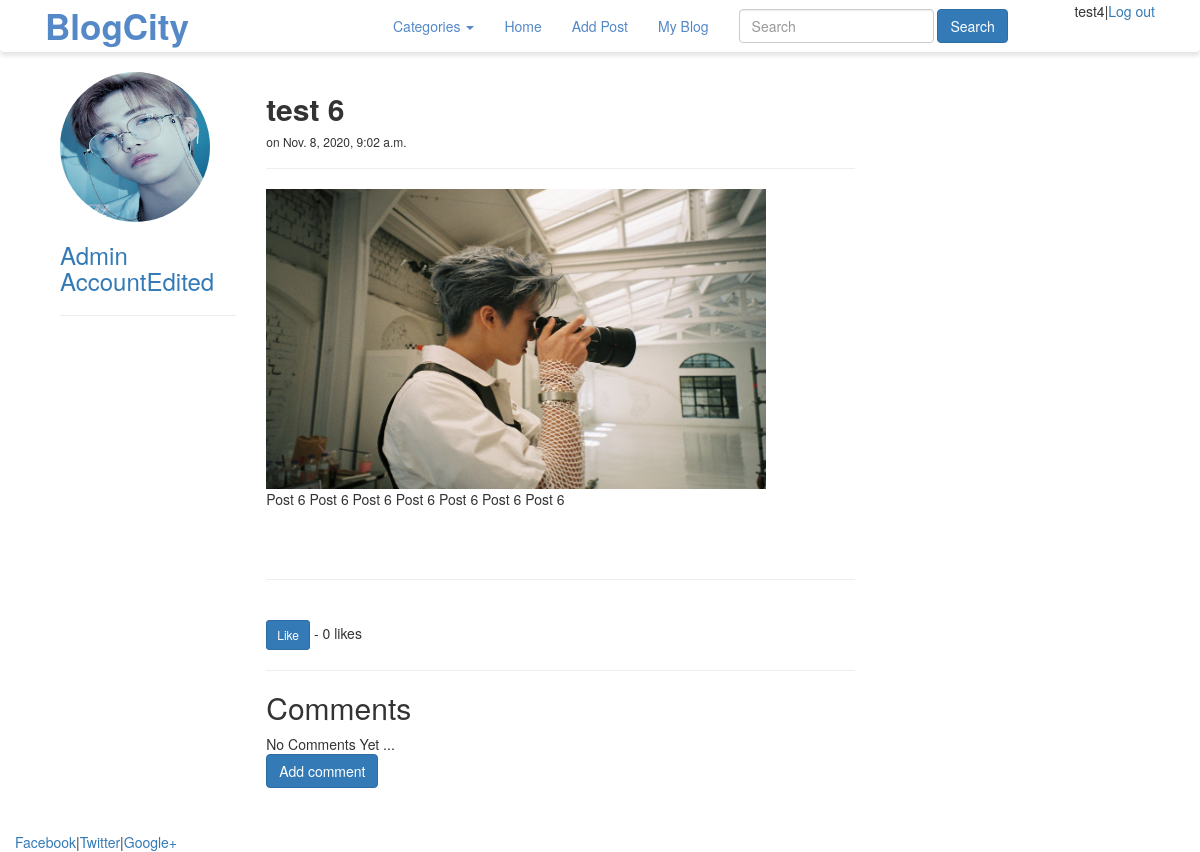
The app's page /blog/12/ (signed in) with its own data.
### blog/models.py (models this page shows, shortened)
class Post(models.Model):
    title = models.CharField(max_length=100)
    body = models.TextField(blank=True, null=True)
    image = models.ImageField(null = True, blank=True, upload_to="images/post/")
    author = models.ForeignKey(User, on_delete=models.CASCADE)
    date = models.DateTimeField(auto_now=False, auto_now_add=True)
    updated = models.DateTimeField(auto_now=True, auto_now_add=False)
    category = models.ForeignKey(Category,on_delete=models.CASCADE)
    snippet = models.CharField(max_length=255,default="Click to link to read post!!")
    likes = models.ManyToManyField(User, related_name='blog_posts', null=True)
    def total_likes(self):
        return self.likes.count()

### home/models.py (models this page shows, shortened)
class Profile(models.Model):
    user = models.OneToOneField(User, null=True, on_delete=models.CASCADE)
    bio = models.TextField(null=True, blank=True)
    profile_pic = models.ImageField(null=True, blank=True, upload_to="images/profile/")

### blog/views.py (the view)
# urls.py: path('<int:pk>/', views.PostDetailView.as_view(), name="post_detail"),
class PostDetailView(generic.DetailView):
    model = Post
    template_name = 'blog/post_detail.html'
    def get_context_data(self, *args, **kwargs):
        cat_menu = Category.objects.all()
        context = super(PostDetailView, self).get_context_data(*args, **kwargs)
        stuff = get_object_or_404(Post, id=self.kwargs['pk'])
        total_likes = stuff.total_likes()
        liked = False
        if stuff.likes.filter(id=self.request.user.id).exists():
            liked = True
        context["cat_menu"] = cat_menu
        context["total_likes"] = total_likes
        context["liked"] = liked
        return context

### blog/models.py (called while the page is built)
    def __str__(self):
        return self.name

### blog/templates/blog/post_detail.html (shortened to what this page needs)
{% extends 'pages/base.html' %}
{% load static %}
{% block content %}
    <div >
        <div class="col-md-3">
        {% if post.author.profile.profile_pic %}
            <img src="{{ post.author.profile.profile_pic.url }}" height= 150 width=150 class="img-circle">
        {% else %}
            <img src="{% static 'images/haechan.jpeg' %}" height= 150 width=150 class="img-circle">
        {% endif %}
        <a href="{% url 'show_profile' post.author.profile.pk %}">
            <h3>{{ post.author.first_name }} {{ post.author.last_name}}</h3>
        </a>
        <hr/>
        </div>
        <div class="col-md-9">
            <h2><b>{{post.title}}</b></h2>
            <h6> on {{post.date}}</h6>
            <hr/>
            {% if post.image %}
                <img src="{{ post.image.url }}" width="500px" height="300px"/>
            {% endif %}
            {{post.body|safe|linebreaks}}
            <br/><br/>
            <hr/>
            <br/>
            <form action="{% url 'like_post' post.pk %}" method="POST">
                {% if liked %}
                    <button type="submit" name="post_id" value={{ post.id }} class="btn btn-danger btn-sm">Unlike</button>
                {% else %}
                    <button type="submit" name="post_id" value={{ post.id }} class="btn btn-primary btn-sm">Like</button>
                {% endif %}
                - {{ total_likes }} likes
            </form>
            <hr/>
            <h2>Comments</h2>
            {% if not post.comments_post.all %}
                No Comments Yet ... <br/>
                <a href="{% url 'add_comment' post.pk %}"><button class="btn btn-primary">Add comment</button></a>
            {% endif %}
        </div>
    </div><br/><br/>
    <div class="col-md-2"></div>
    <div class="col-md-10">
    </div>
{% endblock content %}

### home/templates/pages/base.html (shortened to what this page needs)
<!DOCTYPE html>
<html>
<head>
    {% load static %}
   <link rel="stylesheet" href="https://maxcdn.bootstrapcdn.com/bootstrap/3.4.1/css/bootstrap.min.css">
   <link rel="stylesheet" href="{% static 'css/base.css' %}" type="text/css">
</head>
<body>
    <header class="main-navbar">
        <nav class="navbar navbar-inverse">
            <div class="container">
            <div class="container-fluid">
                <div class="navbar-header" style=" width: 30%;">
                    <a class="navbar-brand" href="#">BlogCity</a>
                </div>
                <ul class="nav navbar-nav">
                {% if cat_menu %}
                    <li class="dropdown">
                        <a class="dropdown-toggle" data-toggle="dropdown" role="button" aria-haspopup="true" aria-expanded="false">Categories <span class="caret"></span></a>
                    </li>
                {% else %}
                    <li><a href="{% url 'category_list' %}">Categories</a></li>
                {% endif %}
                    {% if user.is_authenticated %}
                        <li><a href="{% url 'blog' %}">Home</a></li>
                        <li><a href="{% url 'post_create' %}">Add Post</a></li>
                        {% if user.profile.id %}
                            <li><a href="{% url 'show_profile' user.profile.pk %}">My Blog</a></li>
                        {% else %}
                            <li><a href="{% url 'create_profile' user.pk %}">Create my profile</a></li>
                        {% endif %}
                    {% endif %}
                </ul>
                <div class="navbar-expand-sm">
                    <form class="navbar-form navbar-left" method="GET">
                        <input type="text" class="form-control" placeholder="Search" name="q" />
                        <button type="submit" class="btn btn-primary">Search</button>
                    </form>
                </div>
                {% if user.is_authenticated %}
                    <div class="nav navbar-right navbar-nav"> {{ user.username}}|<a href="{% url 'logout' %}">Log out </a> </div>
                {% else %}
                    <ul class="nav navbar-nav navbar-right">
                        <li><a href="{% url 'register' %}"><span class="glyphicon glyphicon-user"></span> Sign Up</a></li>
                        <li><a href="{% url 'login' %}"><span class="glyphicon glyphicon-log-in"></span> Login</a></li>
                    </ul>
                {% endif %}
            </div>
            </div>
        </nav>
    </header>
   <div class="container-fluid" style="min-height:95%">
        <div class="container">
            <div class="col-md-9">
            {% block content %}
            {% endblock content%}
            </div>
        </div>
    </div>
   <footer>
        <div class="container-fluid">
            <a href="#">Facebook</a>|<a href="#">Twitter</a>|<a href="#">Google+</a>
        </div>
    </footer>
</body>
</html>

### home/static/css/base.css (style rules this page uses)
.navbar-inverse { background-color: #ffffff; box-shadow: 0 4px 4px 0 rgba(0,0,0,.1); border-color: #ffffff; }
.navbar-inverse .navbar-nav>li>a { color: #5488c7; }
.navbar-inverse .navbar-brand { color: #5488c7; font-size: 35px; font-weight: bold; width: 100%; }

### home/templates/pages/base.html (style rules this page uses)
html, body { height:100%; }

### records on screen
Post: author.profile.profile_pic (picture), author.first_name "Admin", author.last_name "AccountEdited", title "test 6", date "Nov. 8, 2020, 9:02 a.m.", image (picture), body "Post 6 Post 6 Post 6 Post 6 Post 6 Post 6 Post 6"

### other values on screen
{{ user.username }} "test4"
{{ total_likes }} "0"
